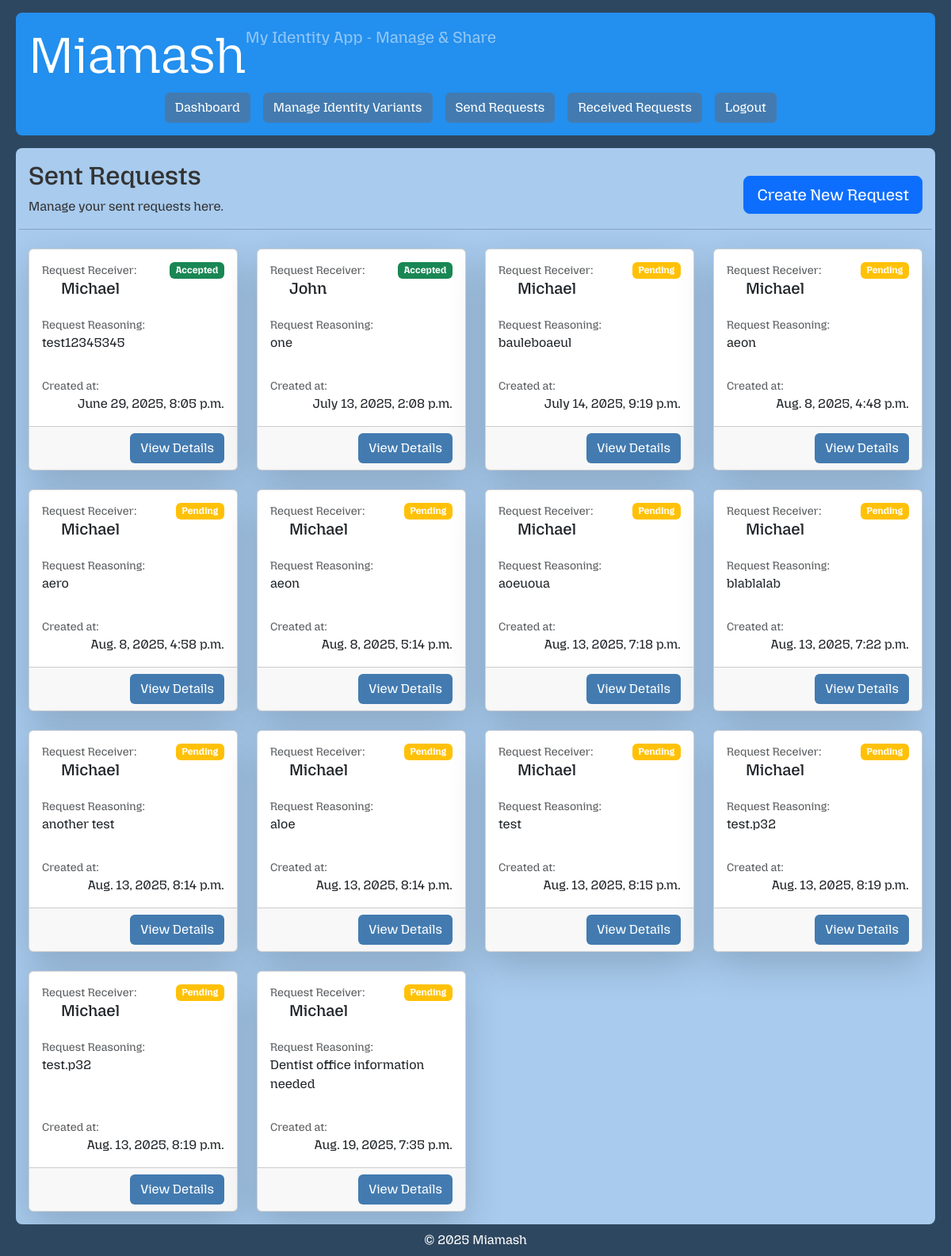
Page /request/send/ (signed in) on the earlier database version.
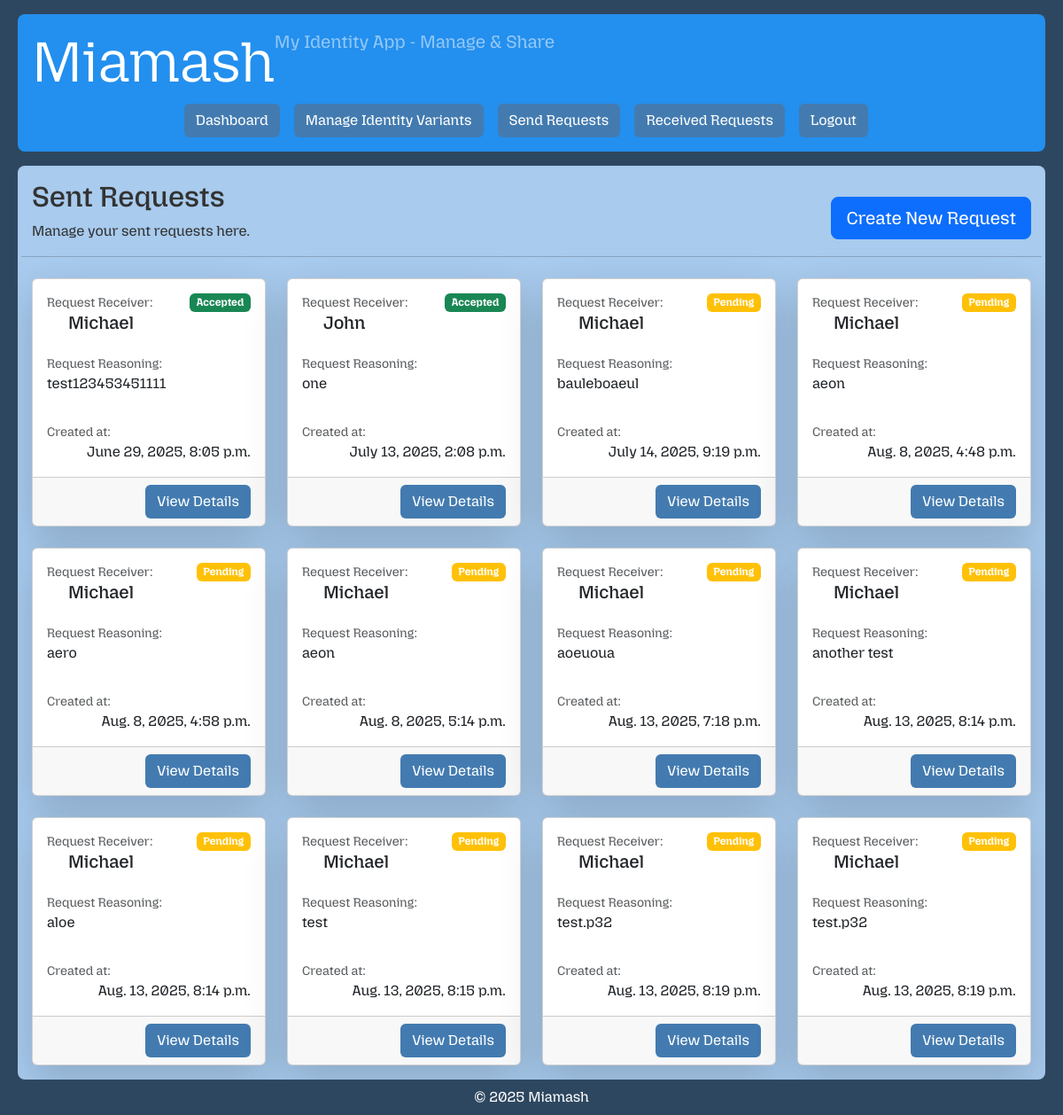
Same page on the later database version.
### core/models.py (models this page shows, shortened)
class Request(models.Model):
    sender = models.ForeignKey(User, on_delete=models.CASCADE, related_name='requests_sent')
    receiver = models.ForeignKey(User, on_delete=models.CASCADE, related_name='requests_received')
    request_reasoning = models.TextField(blank=True)
    created_at = models.DateTimeField(auto_now_add=True)
    class Status(models.TextChoices):
        PENDING = 'pending', 'Pending'
        ACCEPTED = 'accepted', 'Accepted'
        DENIED = 'denied', 'Denied'
    status = models.CharField(max_length=10, choices=Status.choices, default=Status.PENDING)

### web/views.py (the view)
# urls.py: path('request/send/', RequestSendListView.as_view(), name='request-send-list'),
class RequestSendListView(RequestSenderPermissionMixin, ListView):
    template_name = 'web/private/request_send_list.html'
    context_object_name = 'send_requests'

### web/permissions.py (called while the page is built)
    def get_queryset(self):
        return self.model.objects.filter(sender=self.request.user)

### web/templates/web/private/request_send_list.html (shortened to what this page needs)
{% extends "web/private/base.html" %}
{% block content %}
    <div class="row align-items-center mb-2">
        <div class="col">
            <h2>Sent Requests</h2>
            <p>Manage your sent requests here.</p>
        </div>
        <div class="col-auto">
            <a class="btn btn-primary btn-lg" href="{% url 'request-send-create' %}">Create New Request</a>
        </div>
        <hr>
    </div>
    {% if send_requests %}
        <div class="row row-cols-1 row-cols-sm-1 row-cols-md-2 row-cols-lg-3 row-cols-xl-4 row-cols-xxl-5  g-4">
            {% for request in send_requests %}
                <div class="col">
                    <div class="card h-100 mb-3 shadow-lg">
                        <div class="card-body d-flex flex-column">
                            <div class="d-flex justify-content-between">
                                <div>
                                    <p class="text-muted mb-0 small">Request Receiver:</p>
                                </div>
                                {% if request.status == "pending" %}
                                    <span class="badge bg-warning">Pending</span>
                                {% endif %}
                                {% if request.status == "accepted" %}
                                    <span class="badge bg-success">Accepted</span>
                                {% endif %}
                            </div>
                            <h5 class="card-text ps-4 ">{{ request.receiver }}</h5>
                            <p class="text-muted mb-0 mt-3 small">Request Reasoning:</p>
                            <p class="card-text">{{ request.request_reasoning }}</p>
                            <div class="flex-grow-1"></div>
                            <p class="text-muted mb-0 small">Created at:</p>
                            <p class="card-text text-end">{{ request.created_at }}</p>
                        </div>
                        <div class="card-footer text-end">
                            <a class="btn btn-blue" href="{% url 'request-send-detail' request.id %}">View Details</a>
                        </div>
                    </div>
                </div>
            {% endfor %}
        </div>
    {% else %}
        <p>No sent requests at the moment... Make one now!</p>
    {% endif %}
{% endblock %}

### web/templates/web/private/base.html (shortened to what this page needs)
{% load static %}
<!DOCTYPE html>
<html lang="en">
<head>
    {% load django_bootstrap5 %}
    {% bootstrap_css %}
    <link rel="stylesheet" href="{% static 'css/private/base.css' %}">
</head>
<body class="container-fluid">
    <header class="p-3 m-2 mt-3 rounded-3">
        <div class="d-flex">
            <h1 class="text-white display-3">Miamash</h1>
            <p class="text-white-50 fs-5 ">My Identity App - Manage & Share</p>
        </div>
        <nav class="row justify-content-center">
            <ul class="nav justify-content-center gap-3">
                <li class="nav-item">
                    <a class="btn btn-blue" href="{% url 'dashboard' %}">Dashboard</a>
                </li>
                <li class="nav-item">
                    <a class="btn btn-blue" href="{% url 'profile-identity-variant-list' %}">Manage Identity Variants</a>
                </li>
                <li class="nav-item">
                    <a class="btn btn-blue" href="{% url 'request-send-list' %}">Send Requests</a>
                </li>
                <li class="nav-item">
                    <a class="btn btn-blue" href="{% url 'request-receive-list' %}">Received Requests</a>
                </li>
                <li class="nav-item">
                    <a class="btn btn-blue" href="{% url 'account_logout' %}">Logout</a>
                </li>
            </ul>
        </nav>
    </header>
    <main class="main-container p-3 m-2 rounded-3">
        <div >
            {% block content %}
            {% endblock %}
        </div>
    </main>
    <footer>
        <div class="footer-container m-2 rounded-3 mt-auto">
            <p class="text-center mb-0">&copy; 2025 Miamash</p>
        </div>
    </footer>
</body>
</html>

### web/static/css/private/base.css (style rules this page uses)
body { font-family: 'MozillaHeadline', Arial, sans-serif; color: #333; background-color: rgb(46, 71, 96); height: 100vh; display: flex; flex-direction: column; }
header { background-color: #238fee; }
.btn-blue { background-color: #437bb0; color: white; }
main { flex: 1 1 auto; display: flex; flex-direction: column; overflow-y: auto; min-height: 0; background-color: #a8cbee; }
.footer-container { color: white; }

Differences in the rows shown:
removed Request: status "Pending", receiver "Michael", request_reasoning "blablalab", created_at "Aug. 13, 2025, 7:22 p.m."
removed Request: status "Pending", receiver "Michael", request_reasoning "Dentist office information needed", created_at "Aug. 19, 2025, 7:35 p.m."
changed Request: request_reasoning "test12345345" → "test123453451111"
